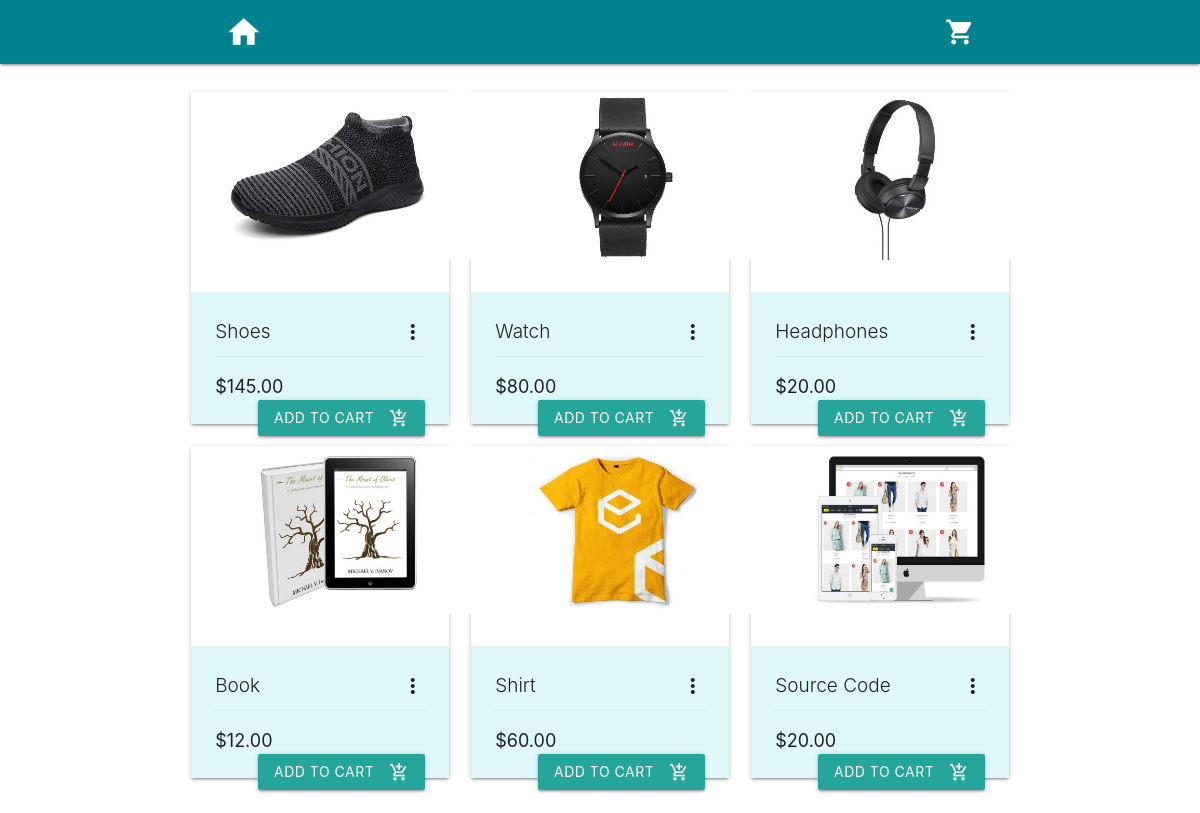
/store/, run on the app's committed database.
### store/models.py (models this page shows, shortened)
class Product(models.Model):
    name = models.CharField(max_length=200, null=True)
    price = models.DecimalField(max_digits=7, decimal_places=2)
    digital = models.BooleanField(default=False)
    image = models.ImageField(null=True, blank=True)
    @property
    def image_url(self):
        if self.image and hasattr(self.image, 'url'):
            return self.image.url
        else:
            return 'There is no image for this'

### store/views.py (the view)
# urls.py: path('', views.index, name='index'),
def index(request):
    context = {
        'products': Product.objects.all()
    }
    return render(request, 'store/index.html', context)

### store/templates/store/index.html (shortened to what this page needs)
{% extends "store/layout.html" %}
{% block content %}
  <div class="row" style="padding-top: 20px;">
    {% for product in products %}
    <div class="col s12 m4">
      <div class="card">
        <div class="card-image waves-effect waves-block waves-light thumbnail" style="height: 200px; width: 300px;">
          <img class="activator" src="{{ product.image_url }}">
        </div>
        <div class="card-content cyan lighten-5">
          <span class="card-title activator grey-text text-darken-4" style="font-size: 19px;">{{ product.name }} <span style="float: right"><i class="material-icons right">more_vert</i></span> </span>
          <div class="card-action" >
            <span style="font-size: 18px;">${{ product.price | floatformat:2 }}</span>
            <button class="btn waves-effect waves-light float-right" type="submit" name="action">Add to cart
              <i class="material-icons right">add_shopping_cart</i>
            </button>
          </div>
        </div>
      </div>
    </div>
    {% endfor %}
  </div>
{% endblock content %}

### store/templates/store/layout.html (shortened to what this page needs)
{% load static %}
<!DOCTYPE html>
<html lang="en">
<head>
  <link rel="stylesheet" href="https://cdnjs.cloudflare.com/ajax/libs/materialize/1.0.0/css/materialize.min.css">
  <link rel="stylesheet" href="{% static '/css/styles.css' %}">
</head>
<body>
  <div>
    <nav>
      <div class="nav-wrapper cyan darken-3">
        <div class="container" style="padding-left: 3rem; padding-right: 2rem;">
          <a href="{% url 'store:index' %}" class="brand-logo"><i class="material-icons" style="font-size: 2.5rem;">home</i></a>
        <ul class="right hide-on-med-and-down">
          <li><a href="{% url 'store:view_cart' %}"><i class="material-icons" style="font-size: 2rem;">shopping_cart</i></a></li>
        </ul>
        </div>
      </div>
    </nav>
  </div>
  <div class="container">
    {% block content %}
    {% endblock content %}
  </div>
</body>
</html>

### static/css/styles.css (style rules this page uses)
.card-content > div.card-action { padding-right: 0px; padding-left: 0px; padding-bottom: 0px; border-bottom-width: -20; margin-bottom: -20; }
.float-right { float: right; }

### data on the page
Product: image_url (picture), name "Shoes", price "145.00"
Product: image_url (picture), name "Watch", price "80.00"
Product: image_url (picture), name "Headphones", price "20.00"
Product: image_url (picture), name "Book", price "12.00"
Product: image_url (picture), name "Shirt", price "60.00"
Product: image_url (picture), name "Source Code", price "20.00"
